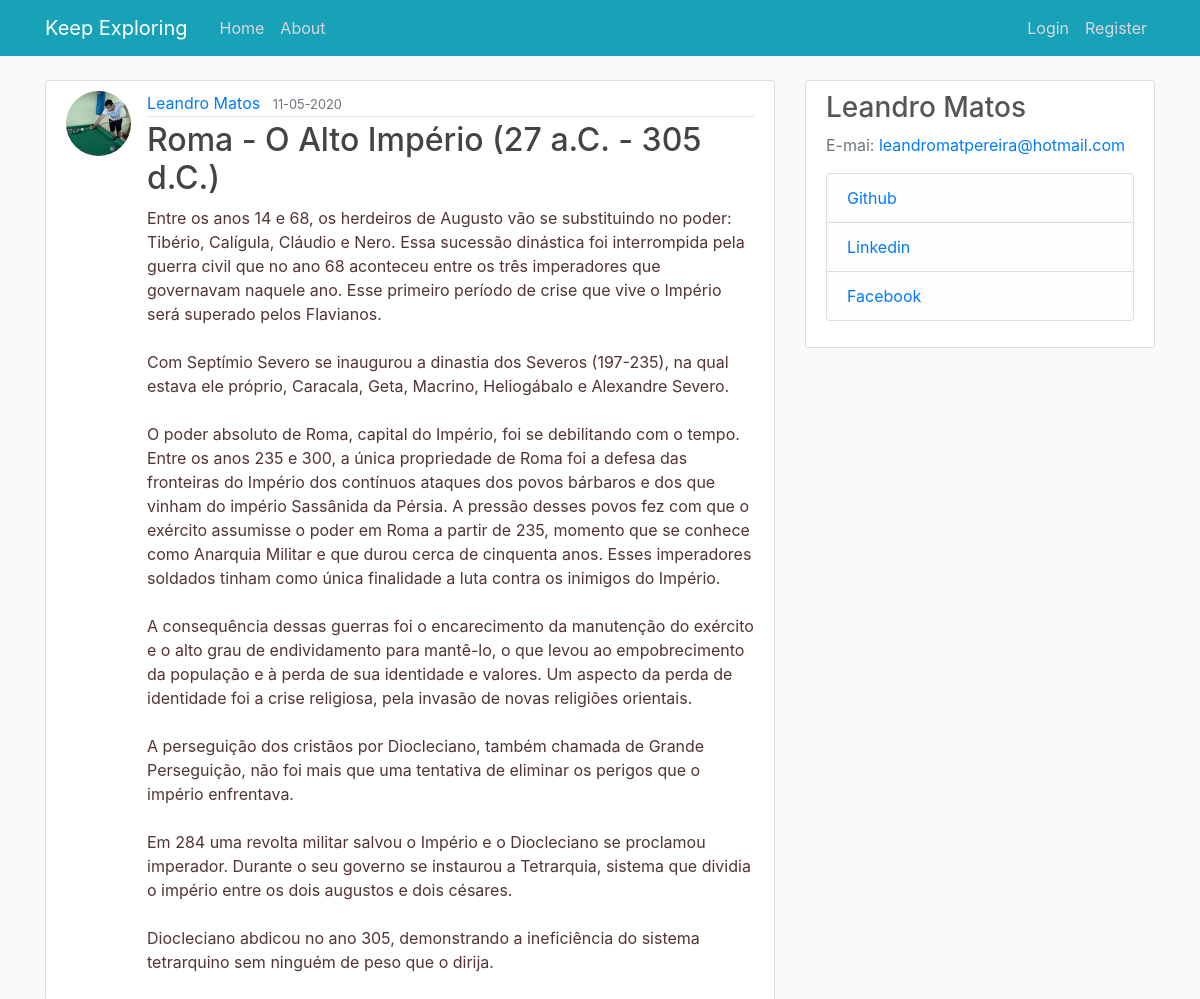
/post/1, run on the app's committed database.
### flaskblog/models.py (models this page shows, shortened)
class User(db.Model, UserMixin):
    id = db.Column(db.Integer, primary_key=True)
    username = db.Column(db.String(20), unique=True, nullable=False)
    email = db.Column(db.String(120), unique=True, nullable=False)
    image_file = db.Column(db.String(20), nullable=False, default='default.jpg')
    password = db.Column(db.String(60), nullable=False)
    posts = db.relationship('Post', backref='author', lazy=True)

class Post(db.Model):
    id = db.Column(db.Integer, primary_key=True)
    title = db.Column(db.String(100), nullable=False)
    date_posted = db.Column(db.DateTime, nullable=False, default=datetime.utcnow)
    content = db.Column(db.Text, nullable=False)
    user_id = db.Column(db.Integer, db.ForeignKey('user.id'), nullable=False)

### flaskblog/posts/routes.py (the view)
@posts.route("/post/<int:post_id>")
def post(post_id):
    post = Post.query.get_or_404(post_id)
    return render_template('post.html', title=post.title, post=post)

### flaskblog/templates/post.html (shortened to what this page needs)
{% extends "layout.html" %}
{% block content %}
  <article class="media content-section">
    <img class="rounded-circle article-img" src="{{ url_for('static', filename='profile_pics/' + post.author.image_file) }}">
    <div class="media-body">
      <div class="article-metadata">
        <a class="mr-2" href="{{ url_for('users.user_posts', username=post.author.username) }}">{{ post.author.username }}</a>
        <small class="text-muted">{{ post.date_posted.strftime('%d-%m-%Y') }}</small>
      </div>
      <h2 class="article-title">{{ post.title }}</h2>
      <p class="article-content">{{ post.content }}</p>
    </div>
  </article>
{% endblock content %}

### flaskblog/static/main.css (style rules this page uses)
body { background: #fafafa; color: #533333; margin-top: 5rem; }
h1, h2, h3, h4, h5, h6 { color: #555555; }
.content-section { background: #ffffff; padding: 10px 20px; border: 1px solid #dddddd; border-radius: 3px; margin-bottom: 20px; }
.article-title { color: #444444; }
.article-content { white-space: pre-line; }
.article-img { height: 65px; width: 65px; margin-right: 16px; }
.article-metadata { padding-bottom: 1px; margin-bottom: 4px; border-bottom: 1px solid #e3e3e3 }

### data on the page
User: image_file (picture), author.username "Leandro Matos"
Post: date_posted "11-05-2020", title "Roma - O Alto Império (27 a.C. - 305 d.C.)", content "Entre os anos 14 e 68, os herdeiros de Augusto vão se substituindo no poder: Tibério, Calígula, Cláudio e Nero. Essa sucessão dinástica foi interrompida pela guerra civil que no ano 68 aconteceu entre os três imperadores que governavam naquele ano. Esse primeiro período de crise que vive o Império será superado pelos Flavianos. Com Septímio Severo se inaugurou a dinastia dos Severos (197-235), na qual estava ele próprio, Caracala, Geta, Macrino, Heliogábalo e Alexandre Severo. O poder absoluto de Roma, capital do Império, foi se debilitando com o tempo. Entre os anos 235 e 300, a única propriedade de Roma foi a defesa das fronteiras do Império dos contínuos ataques dos povos bárbaros e dos…"
